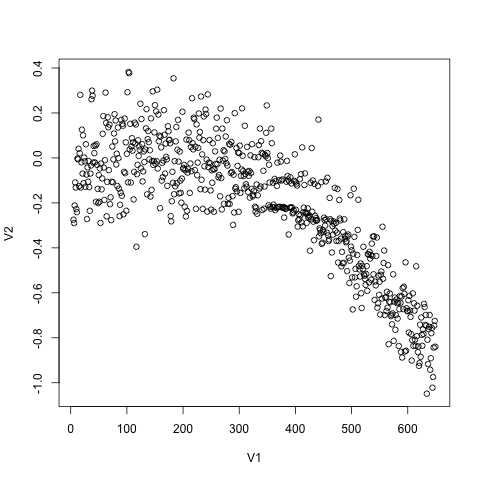

Generate this figure with R:

a <-read.csv("trial-final-14-20171229151257.csv", header = FALSE)
plot(a)
png("trial-final-14-20171229151257.csv.png")
plot(a)

